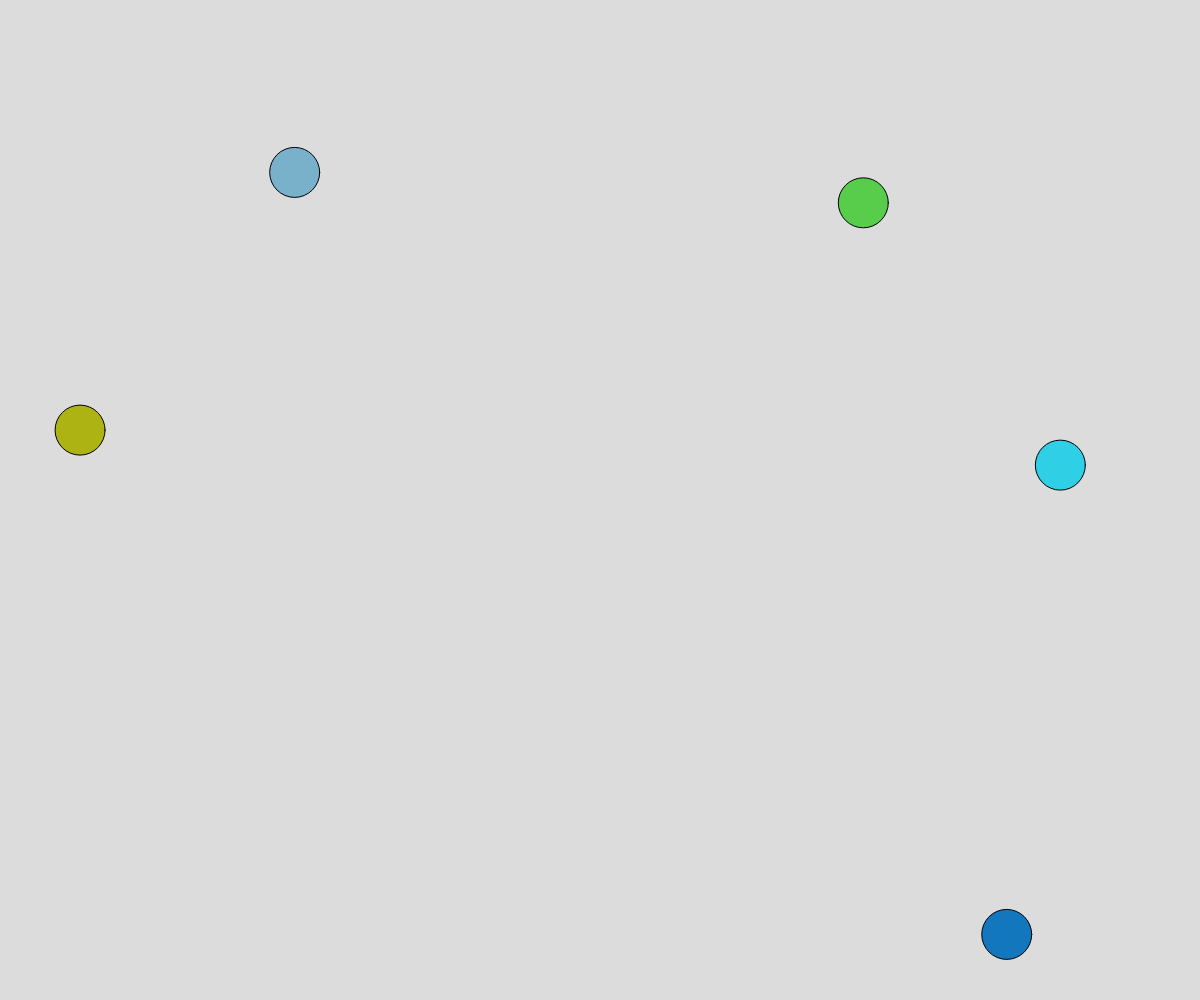
Frame 1 (no input)
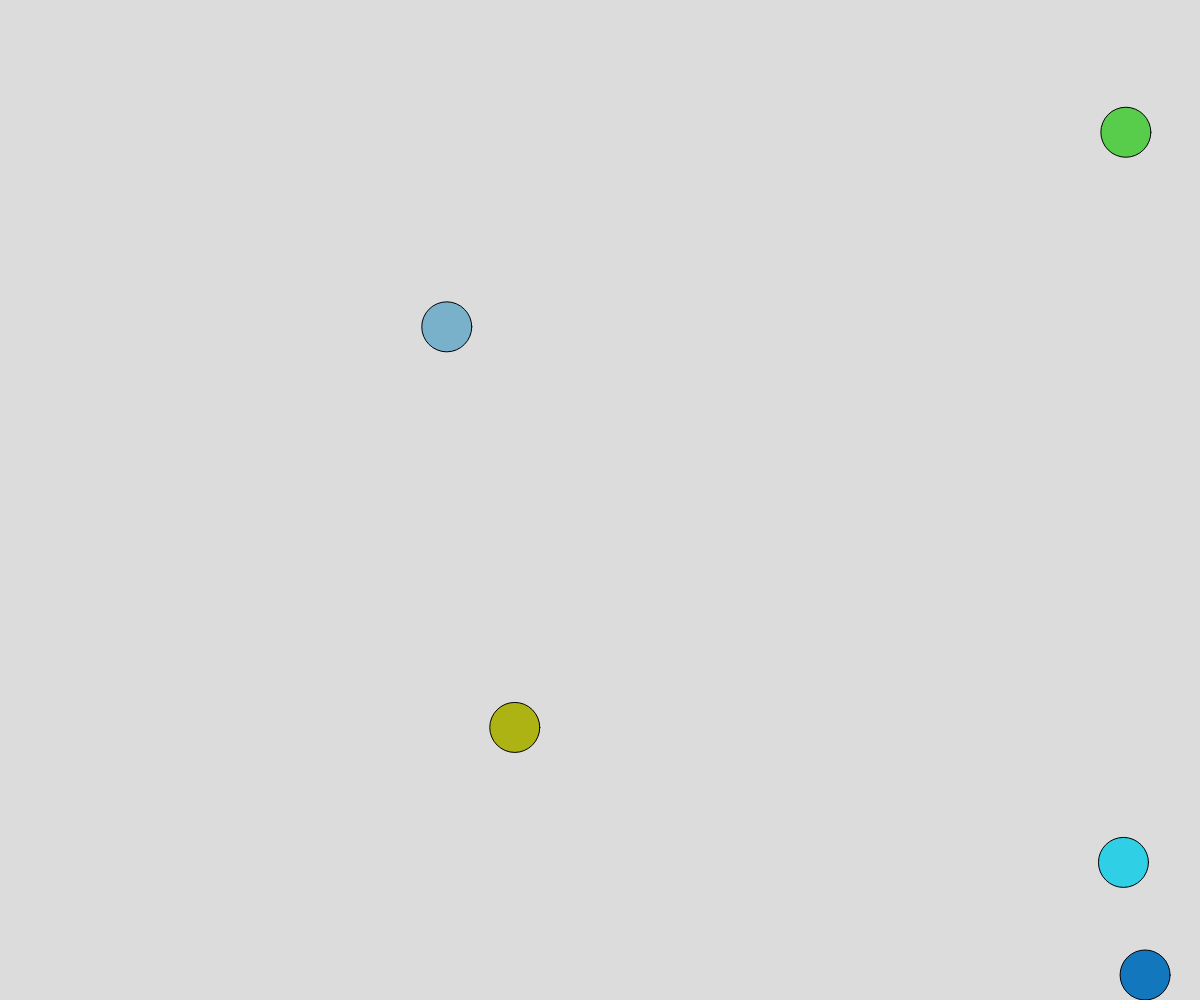
Frame 60 (no input)
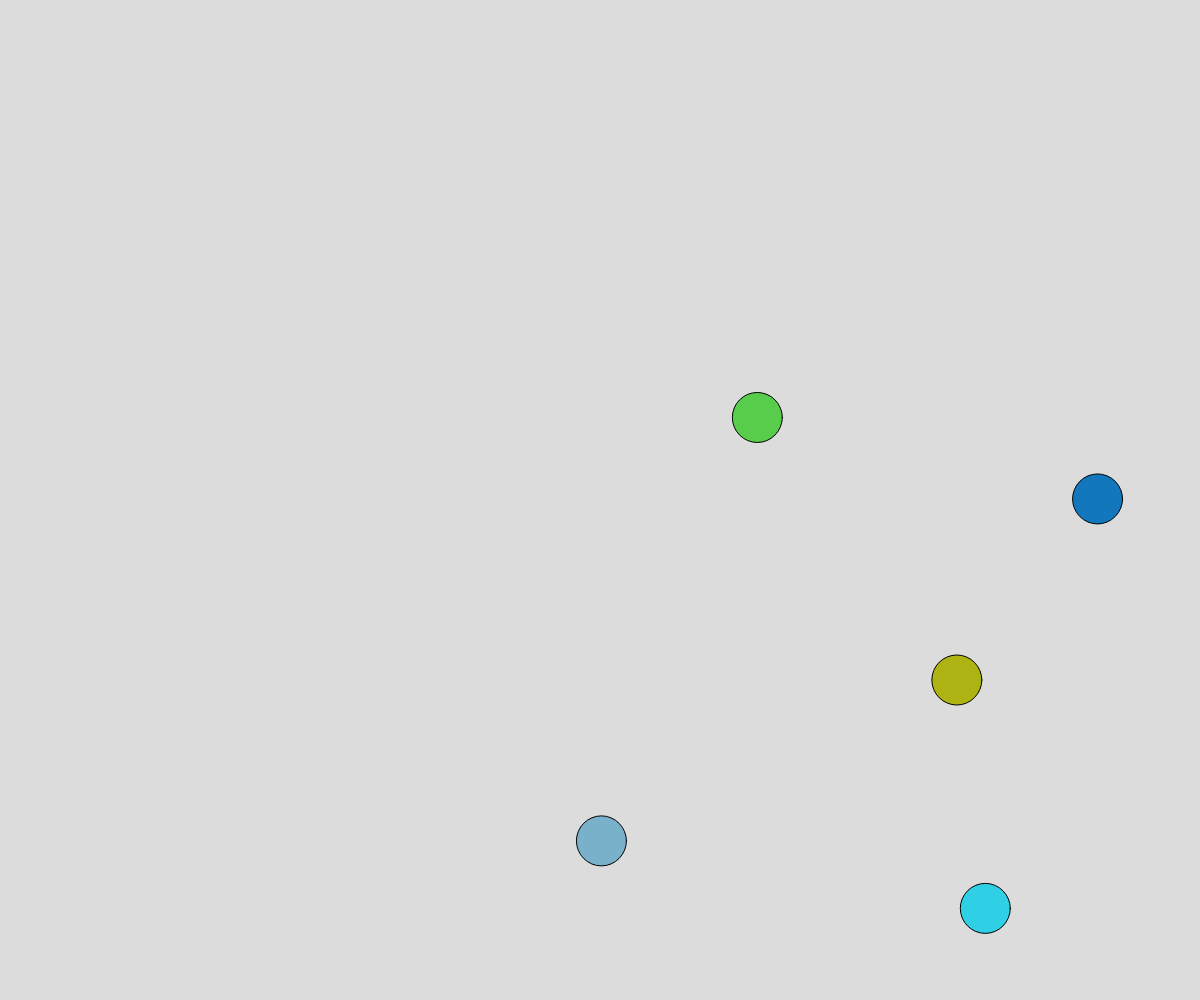
Frame 120 (the mouse pressed at the canvas centre since frame 60)

The p5.js sketch that drew these frames (run headless with seeded random() and noise() and a simulated clock; from frame 60 on, the mouse is pressed at the canvas centre):

// p5.js sketch
// ── sketch.js
class Ball {
  constructor(pos, vel, radius, color) {
    this.pos = pos;
    this.vel = vel;
    this.radius = radius;
    this.color = color;
  }
  //collisione tra le palle
  collide(other) {
    if (other == this) {
      return;
    }
    let relative = p5.Vector.sub(other.pos, this.pos);
    let dist = relative.mag() - (this.radius + other.radius);
    if (dist < 0) {
      let movement = relative.copy().setMag(abs(dist / 2));
      this.pos.sub(movement);
      other.pos.add(movement);

      //make it bounce
      let thisToOtherNormal = relative.copy().normalize();
      let approachSpeed =
        this.vel.dot(thisToOtherNormal) + -other.vel.dot(thisToOtherNormal);
      let approachVector = thisToOtherNormal.copy().setMag(approachSpeed);
      this.vel.sub(approachVector);
      other.vel.add(approachVector);
    }
  }

  move() {
    this.vel.y += 0.1;
    this.pos.add(this.vel);

    if (this.pos.x < this.radius) {
      this.pos.x = this.radius;
      this.vel.x = -this.vel.x;
    }
    if (this.pos.x > width - this.radius) {
      this.pos.x = width - this.radius;
      this.vel.x = -this.vel.x;
    }
    if (this.pos.y < this.radius) {
      this.pos.y = this.radius;
      this.vel.y = -this.vel.y;
    }
    if (this.pos.y > height - this.radius) {
      this.pos.y = height - this.radius;
      this.vel.y = -this.vel.y;
    }
  }

  draw() {
    fill(this.color);
    ellipse(this.pos.x, this.pos.y, this.radius * 2);
  }
}

let balls = [];

//codice funzionante
/*
function setup() {
  createCanvas(windowWidth, windowHeight);
  for (let i = 0; i < 5; i++) {
    balls.push(
      new Ball(
        createVector(random(width), random(height)),
        p5.Vector.random2D().mult(random(10)),
        25,
        color(random(255), random(255), random(255))
      )
    );
  }
}

function draw() {
  background(220);
  for (let i = 0; i < balls.length; i++) {
    for (let j = 0; j < i; j++) {
      balls[i].collide(balls[j]);
    }
  }
  for (let i = 0; i < balls.length; i++) {
    balls[i].move();
    balls[i].draw();
  }
}
*/

//prova

function setup() {
  createCanvas(windowWidth, windowHeight);
  for (let i = 0; i < 5; i++) {
    balls.push(
      new Ball(
        createVector(random(width), random(height)),
        p5.Vector.random2D().mult(random(10)),
        25,
        color(random(255), random(255), random(255))
      )
    );
  }
}

function draw() {
  background(220);
  for (let i = 0; i < balls.length; i++) {
    for (let j = 0; j < i; j++) {
      balls[i].collide(balls[j]);
    }
  }
  for (let i = 0; i < balls.length; i++) {
    balls[i].move();
    balls[i].draw();
  }
}

function windowResized() {
  resizeCanvas(windowWidth, windowHeight);
}
